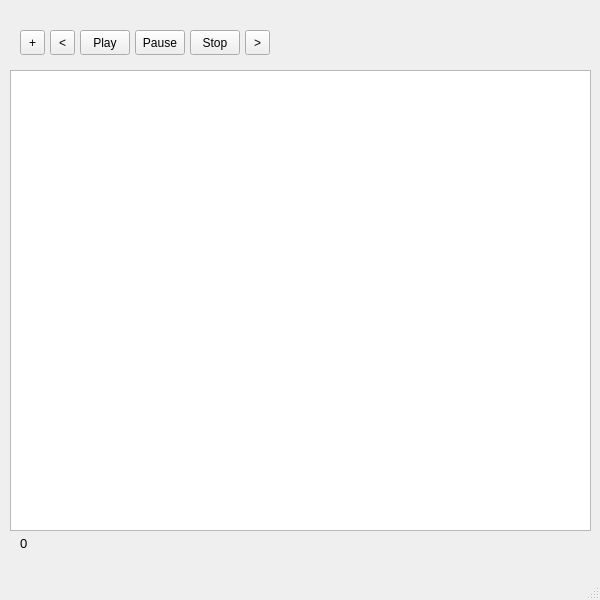
<?xml version="1.0" encoding="UTF-8"?>
<ui version="4.0">
 <class>Player</class>
 <widget class="QMainWindow" name="Player">
  <property name="geometry">
   <rect>
    <x>0</x>
    <y>0</y>
    <width>600</width>
    <height>600</height>
   </rect>
  </property>
  <property name="minimumSize">
   <size>
    <width>600</width>
    <height>600</height>
   </size>
  </property>
  <property name="maximumSize">
   <size>
    <width>600</width>
    <height>600</height>
   </size>
  </property>
  <property name="windowTitle">
   <string>Player</string>
  </property>
  <widget class="QWidget" name="centralwidget">
   <widget class="QToolButton" name="btn_add">
    <property name="geometry">
     <rect>
      <x>20</x>
      <y>30</y>
      <width>25</width>
      <height>25</height>
     </rect>
    </property>
    <property name="text">
     <string>+</string>
    </property>
   </widget>
   <widget class="QToolButton" name="btn_previous">
    <property name="geometry">
     <rect>
      <x>50</x>
      <y>30</y>
      <width>25</width>
      <height>25</height>
     </rect>
    </property>
    <property name="text">
     <string>&lt;</string>
    </property>
   </widget>
   <widget class="QToolButton" name="btn_play">
    <property name="geometry">
     <rect>
      <x>80</x>
      <y>30</y>
      <width>50</width>
      <height>25</height>
     </rect>
    </property>
    <property name="text">
     <string>Play</string>
    </property>
   </widget>
   <widget class="QToolButton" name="btn_pause">
    <property name="geometry">
     <rect>
      <x>135</x>
      <y>30</y>
      <width>50</width>
      <height>25</height>
     </rect>
    </property>
    <property name="text">
     <string>Pause</string>
    </property>
   </widget>
   <widget class="QToolButton" name="btn_stop">
    <property name="geometry">
     <rect>
      <x>190</x>
      <y>30</y>
      <width>50</width>
      <height>25</height>
     </rect>
    </property>
    <property name="text">
     <string>Stop</string>
    </property>
   </widget>
   <widget class="QToolButton" name="btn_next">
    <property name="geometry">
     <rect>
      <x>245</x>
      <y>30</y>
      <width>25</width>
      <height>25</height>
     </rect>
    </property>
    <property name="text">
     <string>&gt;</string>
    </property>
   </widget>
   <widget class="QLabel" name="just_plauingTrack">
    <property name="geometry">
     <rect>
      <x>280</x>
      <y>30</y>
      <width>311</width>
      <height>25</height>
     </rect>
    </property>
    <property name="text">
     <string/>
    </property>
   </widget>
   <widget class="QTableView" name="playlistView">
    <property name="geometry">
     <rect>
      <x>10</x>
      <y>70</y>
      <width>581</width>
      <height>461</height>
     </rect>
    </property>
   </widget>
   <widget class="QLabel" name="count_tracks">
    <property name="geometry">
     <rect>
      <x>20</x>
      <y>533</y>
      <width>47</width>
      <height>20</height>
     </rect>
    </property>
    <property name="font">
     <font>
      <pointsize>10</pointsize>
     </font>
    </property>
    <property name="text">
     <string>0</string>
    </property>
   </widget>
  </widget>
  <widget class="QMenuBar" name="menubar">
   <property name="geometry">
    <rect>
     <x>0</x>
     <y>0</y>
     <width>600</width>
     <height>21</height>
    </rect>
   </property>
  </widget>
  <widget class="QStatusBar" name="statusbar"/>
 </widget>
 <resources/>
 <connections/>
</ui>
